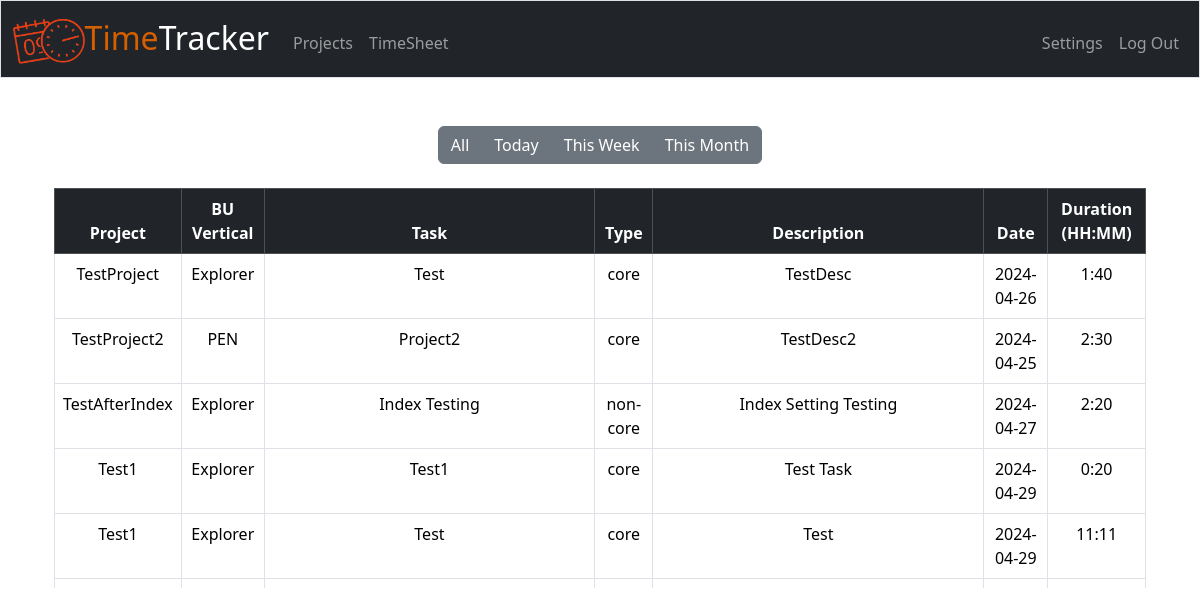
The page /timesheet/all (signed in) on the database its author committed.
### tables this page shows
CREATE TABLE tasks (    id INTEGER PRIMARY KEY AUTOINCREMENT,    bu_vertical TEXT,    name TEXT,    type TEXT,    date DATE,    duration_minutes INTEGER,    description TEXT,    project_id INTEGER,    user_id INTEGER,    date_modified TIMESTAMP DEFAULT CURRENT_TIMESTAMP);

CREATE TABLE Projects (id INTEGER PRIMARY KEY AUTOINCREMENT,    p_name TEXT NOT NULL,    user_id INTEGER NOT NULL,    status TEXT,    date_modified TIMESTAMP DEFAULT CURRENT_TIMESTAMP);

### app.py (the view)
@app.route('/timesheet')
@app.route('/timesheet/all')
@login_required
def all_tasks():
    user_id = session.get("user_id")
    timesheets = db.execute("select p.p_name,  t.bu_vertical, t.name as Task, t.type, t.date, t.duration_minutes as Duration, t.description from projects p inner join tasks t on project_id = p.id where t.user_id = ?;",  user_id)
    return render_template('timesheet.html', timesheets=timesheets)

### app.py (called while the page is built)
@app.after_request
def after_request(response):
    response.headers["Cache-Control"] = "no-cache, no-store, must-revalidate"
    response.headers["Expires"] = 0
    response.headers["Pragma"] = "no-cache"
    return response

### helpers.py (called while the page is built)
def login_required(f):
    @wraps(f)
    def decorated_function(*args, **kwargs):
        if session.get("user_id") is None:
            return redirect("/login")
        return f(*args, **kwargs)
    return decorated_function

### templates/timesheet.html (shortened to what this page needs)
{% extends "layout.html" %}
{% block main %}
<div class="row">
    <div class="col">
        <div class="btn-group" role="group" aria-label="Basic example">
            <a href="/timesheet/all" class="btn btn-secondary">All</a>
            <a href="/timesheet/today" class="btn btn-secondary">Today</a>
            <a href="/timesheet/weekly" class="btn btn-secondary">This Week</a>
            <a href="/timesheet/monthly" class="btn btn-secondary">This Month</a>
        </div>
    </div>
</div>
<br>
<div class="table-responsive">
    <main class="container text-center">
        <table class="table table-bordered table-hover table-fixed-header">
            <thead class="table-dark">
                <tr>
                    <th>Project</th>
                    <th>BU Vertical</th>
                    <th>Task</th>
                    <th>Type</th>
                    <th>Description</th>
                    <th>Date</th>
                    <th>Duration (HH:MM)</th>
                </tr>
            </thead>
            <tbody>
                {% for timesheet in timesheets  %}
                <tr>
                    <td>{{ timesheet["p_name"] }}</td>
                    <td>{{ timesheet["bu_vertical"] }}</td>
                    <td>{{ timesheet["Task"] }}</td>
                    <td>{{ timesheet["type"] }}</td>
                    <td>{{ timesheet["description"] }}</td>
                    <td>{{ timesheet["date"] }}</td>
                    <td>
                        {% set duration = timesheet["Duration"] | int %}
                        {{ duration // 60 }}:{{ duration % 60 }}
                    </td>
                </tr>
                {% endfor %}
            </tbody>
        </table>
    </main>
</div>
{% endblock %}

### templates/layout.html (shortened to what this page needs)
<!DOCTYPE html>
<html lang="en">
    <head>
        <link href="https://cdn.jsdelivr.net/npm/bootstrap@5.3.2/dist/css/bootstrap.min.css" rel="stylesheet">
        <link href="https://cdn.jsdelivr.net/npm/bootstrap-icons/font/bootstrap-icons.css" rel="stylesheet">
        <link href="/static/styles.css" rel="stylesheet">
    </head>
    <body>
        <nav class="bg-dark border navbar navbar-expand-md navbar-dark">
            <div class="container-fluid">
                <a class="navbar-brand" href="/"><span><img src = "static\logo-no-background.png" style="max-height: 45px;"></span><span class="orange">Time</span><span class="white">Tracker</span></a>
                <div class="collapse navbar-collapse" id="navbar">
                    {% if session["user_id"] %}
                        <ul class="navbar-nav me-auto mt-2">
                            <li class="nav-item"><a class="nav-link" href="/projects">Projects</a></li>
                            <li class="nav-item"><a class="nav-link" href="/timesheet">TimeSheet</a></li>
                        </ul>
                        <ul class="navbar-nav ms-auto mt-2">
                            <li class="nav-item"><a class="nav-link" href="/settings">Settings</a></li>
                            <li class="nav-item"><a class="nav-link" href="/logout">Log Out</a></li>
                        </ul>
                    {% else %}
                        <ul class="navbar-nav ms-auto mt-2">
                            <li class="nav-item"><a class="nav-link" href="/register">Register</a></li>
                            <li class="nav-item"><a class="nav-link" href="/login">Log In</a></li>
                        </ul>
                    {% endif %}
                </div>
            </div>
        </nav>
        <main class="container py-5 text-center">
            {% block main %}{% endblock %}
        </main>
    </body>
</html>

### static/styles.css (style rules this page uses)
nav .navbar-brand { font-size: xx-large; }
nav .navbar-brand .orange { color: #d56001; }
.table-fixed-header thead { position: sticky; top: 0; background-color: #343a40; color: white; z-index: 1; }
.table-responsive { max-height: 400px; overflow-y: scroll; z-index: 0; }

### rows shown on the page
tasks: p_name "TestProject", bu_vertical "Explorer", Task "Test", type "core", description "TestDesc", date "2024-04-26", duration "1", duration "40"
tasks: p_name "TestProject2", bu_vertical "PEN", Task "Project2", type "core", description "TestDesc2", date "2024-04-25", user "2", duration "30"
tasks: p_name "TestAfterIndex", bu_vertical "Explorer", Task "Index Testing", type "non-core", description "Index Setting Testing", date "2024-04-27", user "2", duration "20"
tasks: p_name "Test1", bu_vertical "Explorer", Task "Test1", type "core", description "Test Task", date "2024-04-29", duration "0", duration%60 "20"
tasks: p_name "Test1", bu_vertical "Explorer", Task "Test", type "core", description "Test", date "2024-04-29", duration_minutes "11", duration%60 "11"
